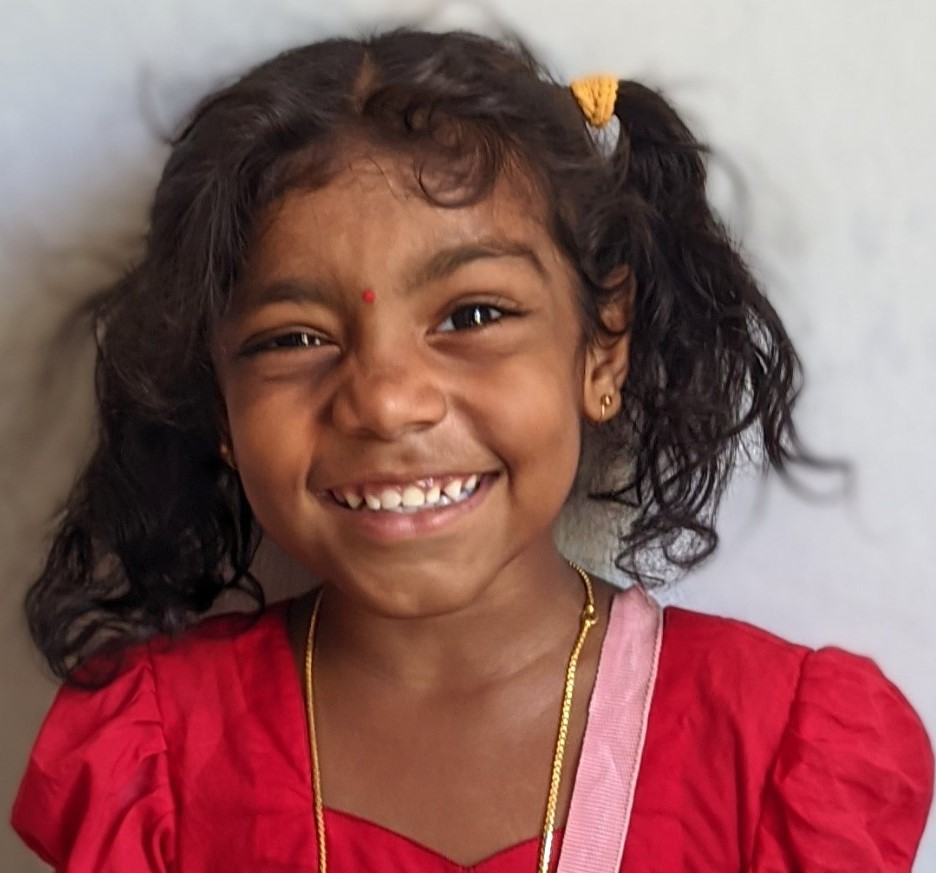
#> input picture PycharmProjects/opencv/resources/ny_image.jpg, 936 x 873 px
$ python chapter7_color_detect.py
#> lines starting #> are read from the running program, lines starting #| are printed output that depends on the picture; after the words box and inside, x2 and y2 are one past the last pixel; in counts of white or black regions, pixels touching at a corner belong together
# Colour Detection
"""
Task is detecting the orange colour in image.
1. Need to convert into HSV space
2. Create a Trackbar to get Colour values
3. Now we need to define some colour values some ranges in which we want our colour to be.
   So we will define the hue, saturation and the value limits and with in that limit.
   If the image region falls with in that colour range we will grab that.
   (But one thing to note that we do not actually know what is the min and max values
   are that we need for this particular orange colour). So we are going to introduce track
   bars that will help us play around with the values in real time so that we can find optimum min and max values.
4. (MASK)Now using these values we need to filter out our image so that we can get our particular colour of the image
    Using the mask we need to filter out that colour that we don't need using Trackbar adjustments
    (black means  0,s not required, white means 1's required)
5. Now update the initial(min) values in Trackbars
6. Now we can get our Result which will be our original colour (Orange) by creating a new image using mask
"""


import cv2
import numpy as np

def empty(a):
    pass

path = "resources/ny_image.jpg"

# 2. Creating Trackbars (it required dummy function so added empty())
# The Trackbar name should be same in all windows
cv2.namedWindow("Trackbars") # Trackbar Name
cv2.resizeWindow("Trackbars",640,240)       # Trackbar size
# Total 6 Trackbars for 6 values
# In general max value of hue is 360 but in Ope ncv Hue max is 180(0-179)
# At the end we have to call a function which will run every time something changes in trackbar(Otherway we will check later)
cv2.createTrackbar("Hue Min", "Trackbars",0,179,empty)
cv2.createTrackbar("Hue Max", "Trackbars",12,179,empty)
cv2.createTrackbar("Sat Min", "Trackbars",73,255,empty)
cv2.createTrackbar("Sat Max", "Trackbars",255,255,empty)
cv2.createTrackbar("Val Min", "Trackbars",122,255,empty)
cv2.createTrackbar("Val Max", "Trackbars",255,255,empty)

# 1. Create HSV Image
img = cv2.imread(path)
#> img is the input picture: shape (873, 936, 3); mean B, G, R 92.6, 94.2, 139.8
imghsv = cv2.cvtColor(img,cv2.COLOR_BGR2HSV)
#> imghsv: shape (873, 936, 3); mean H, S, V 74.2, 101, 140.9

# 3. Get track bar values (colour values)
while True:
    h_min = cv2.getTrackbarPos("Hue Min","Trackbars")
    h_max = cv2.getTrackbarPos("Hue Max", "Trackbars")
    s_min = cv2.getTrackbarPos("Sat Min", "Trackbars")
    s_max = cv2.getTrackbarPos("Sat Max", "Trackbars")
    v_min = cv2.getTrackbarPos("Val Min", "Trackbars")
    v_max = cv2.getTrackbarPos("Val Max", "Trackbars")
    print (h_min, h_max, s_min, s_max, v_min, v_max)

    # 4. mask
    lower = np.array([h_min, s_min,v_min])
    upper = np.array([h_max, s_max, v_max])
    mask = cv2.inRange(imghsv,lower,upper)
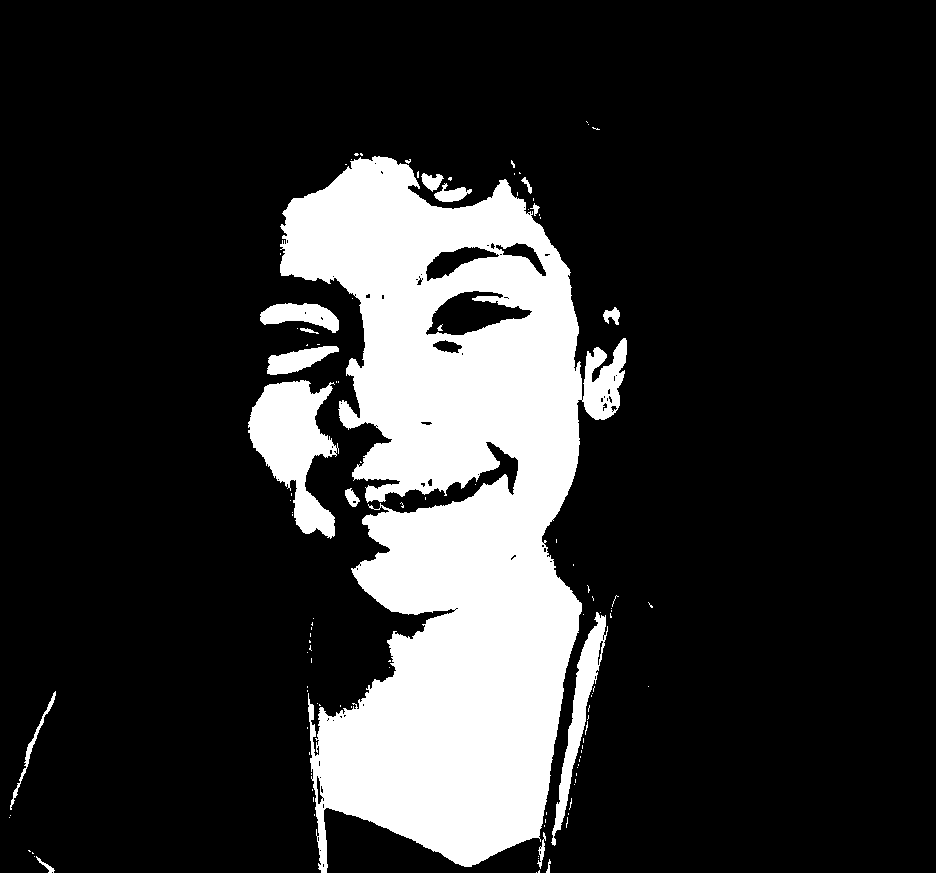
#> mask: shape (873, 936); 18.6% white; 115 white regions (98 under 20 px), largest, box (x1, y1, x2, y2) and area: (280, 156, 627, 873) 136658, (248, 380, 339, 539) 7465, (551, 612, 608, 846) 2967

    # 6.
    # Bitwise AND will add two images together to create a new image
    # It will compare both images when both pixels present it will take
    imgResult = cv2.bitwise_and(img,img,mask=mask)
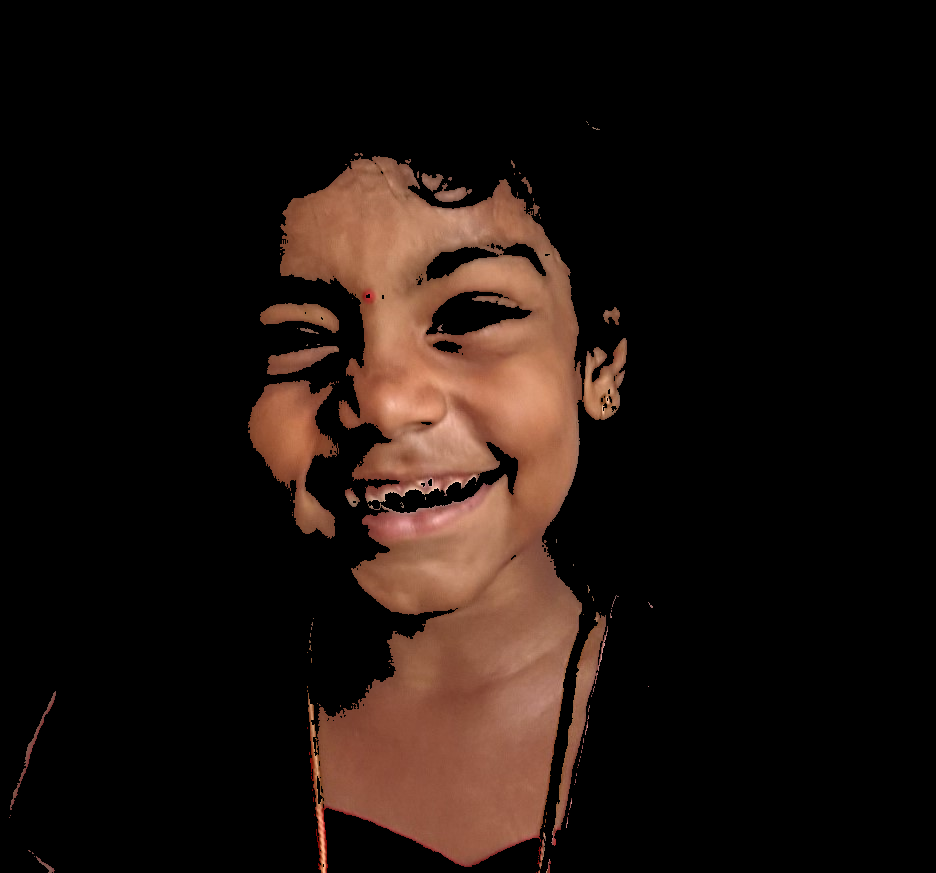
#> imgResult: shape (873, 936, 3); mean B, G, R 14.2, 18.9, 29.8

    cv2.imshow("Original",  img)
    cv2.imshow("HSV_Output",  imghsv)
    cv2.imshow("MASK", mask)
    cv2.imshow("Result", imgResult)
    cv2.waitKey(1)

$ run again, with PycharmProjects/opencv/resources/car.jpg copied over PycharmProjects/opencv/resources/ny_image.jpg
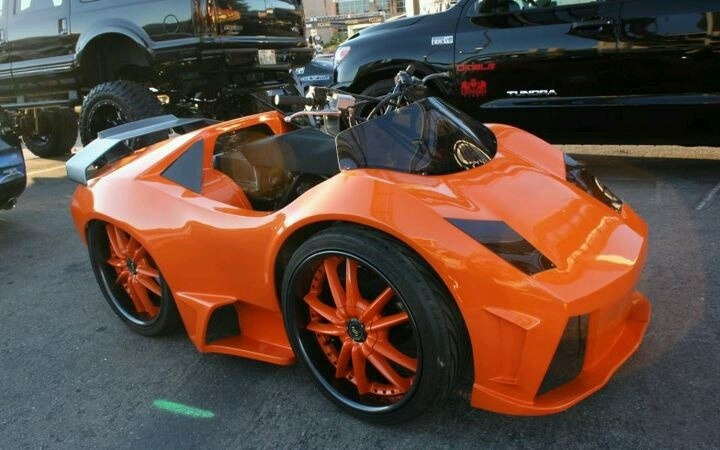
#> input picture PycharmProjects/opencv/resources/car.jpg, 720 x 450 px
#> img is the input picture: shape (450, 720, 3); mean B, G, R 61.7, 73.3, 95.3
#> imghsv: shape (450, 720, 3); mean H, S, V 55.5, 111.9, 104.9
#> `mask = cv2.inRange(imghsv,lower,upper)`:
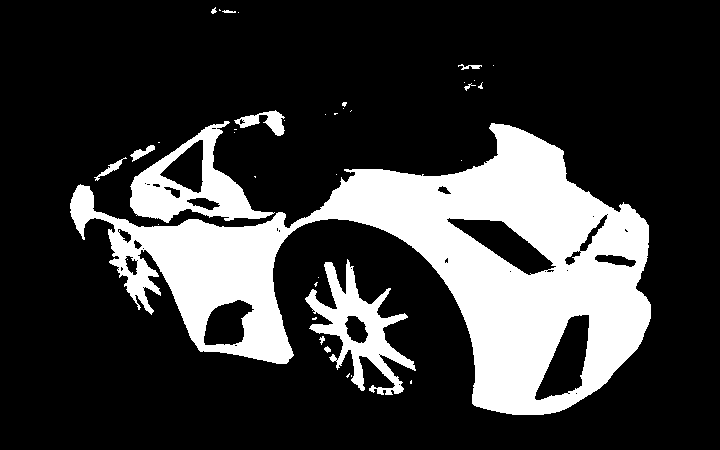
#> mask: shape (450, 720); 22.7% white; 38 white regions (26 under 20 px), largest, box (x1, y1, x2, y2) and area: (70, 123, 651, 415) 61935, (130, 121, 275, 223) 5311, (305, 259, 416, 395) 4963
#> `imgResult = cv2.bitwise_and(img,img,mask=mask)`:
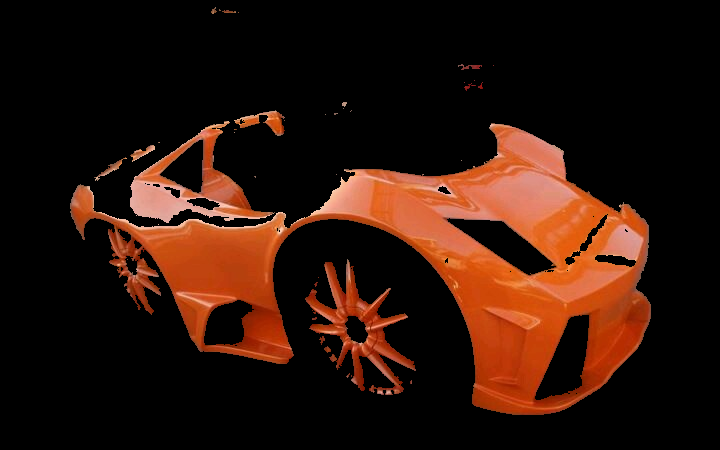
#> imgResult: shape (450, 720, 3); mean B, G, R 10.3, 20.4, 45.3
